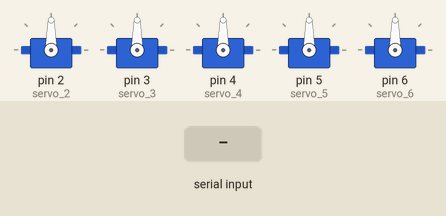
Simulated run of this sketch. Board: Arduino Uno, built with avr-gcc and run on an emulated ATmega328P. Shown: 5 × servo. The test bench sets the inputs (shaded band).

Above: at 1.2 s.
1.3 s: "a" received over Serial
At 2.8 s:
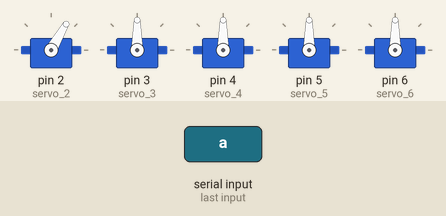
3.8 s: "c" received over Serial
At 5.0 s:
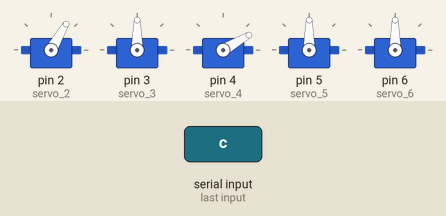
5.3 s: "d" received over Serial
At 7.4 s:
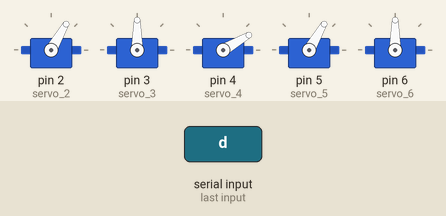
8.3 s: "a" received over Serial
At 9.1 s:
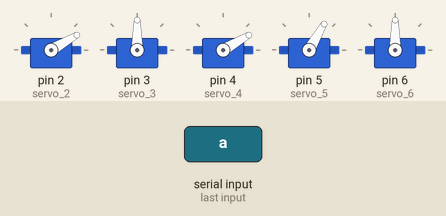
10.8 s: "b" received over Serial
At 12.4 s:
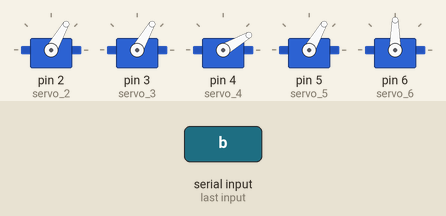
13.3 s: "d" received over Serial
At 13.6 s:
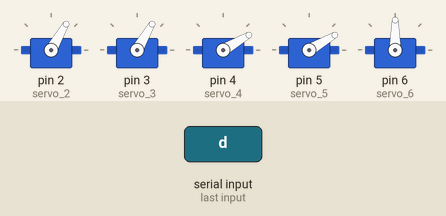
Timing chart, 0 to 16.3 s (numbered marks = the images above; inputs shaded):
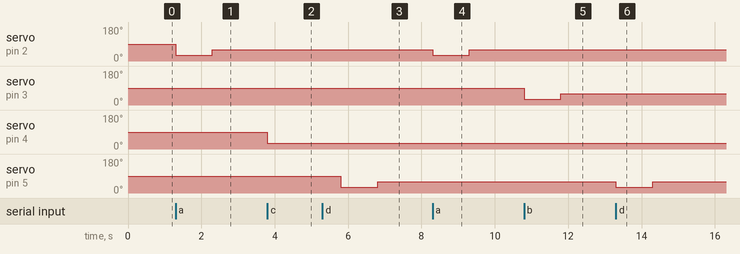

Measured:
- after the input at 1.3 s, servo on pin 2 (servo_2): 90° → 30° at once, → 60° 1.0 s later
- after the input at 3.8 s, servo on pin 4 (servo_4): 90° → 30° at once
- after the input at 5.3 s, servo on pin 5 (servo_5): 90° → 30° after 0.50 s, → 60° 1.0 s later
- after the input at 8.3 s, servo on pin 2 (servo_2): 60° → 30° at once, → 60° 1.0 s later
- after the input at 10.8 s, servo on pin 3 (servo_3): 90° → 30° at once, → 60° 1.0 s later
- after the input at 13.3 s, servo on pin 5 (servo_5): 60° → 30° at once, → 60° 1.0 s later

The sketch:

sketch_jan14c.ino
```cpp
#include <Servo.h>

Servo servo_2;
Servo servo_3;
Servo servo_4;
Servo servo_5;
Servo servo_6;

void setup()
{
  Serial.begin(9600);
  servo_2.attach(2);
  servo_3.attach(3);
  servo_4.attach(4);
  servo_5.attach(5);
  servo_6.attach(6);
}

void loop()
{
  if (Serial.read() == 'a') {
    servo_2.write(30);
    delay(1000);
    servo_2.write(60);
    delay(1000);

  }
  if (Serial.read() == 'b') {
    servo_3.write(30);
    delay(1000);
    servo_3.write(60);
    delay(1000);

  }
  if (Serial.read() == 'c') {
    servo_4.write(30);
    delay(1000);
    servo_4.write(30);
    delay(1000);

  }
  if (Serial.read() == 'd') {
    servo_5.write(30);
    delay(1000);
    servo_5.write(60);
    delay(1000);

  }
  if (Serial.read() == 'e') {
    servo_6.write(30);
    delay(1000);
    servo_6.write(60);
    delay(1000);

  }

}
```
